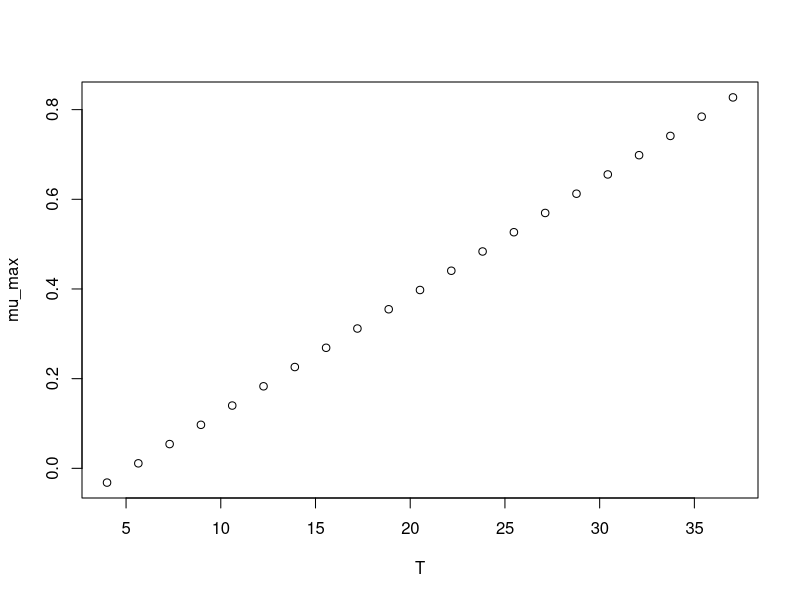

This chart was generated by the following R code:
#############################
# start of Parameter script
#############################
T <- seq(3.996003996004,37.037,length.out=21)
#############################
# end of Parameter script
#############################
############################# 
# start of Model script Gropin ID 1196 
#############################
 
# constant coefficients for this model
 
variables <- data.frame(T)
argumentsPar <- expand.grid(variables)
 
# heart of the model
response_surface <- function(T) {
   mumax <-0.026*(T-5.220)

return(mumax=mumax)
} 

# output parameters
mumax <- cbind(argumentsPar,response_surface(argumentsPar['T']))
colnames(mumax) <- c(colnames(argumentsPar),'mumax')
#############################
# End of Model script
#############################
############################# 
# start of Visualisation script Gropin ID 1196 
#############################
plot(T,mumax$mumax,
                          xlab='T',
                          ylab='mu_max')
#############################
# End of Visualisation script
#############################
